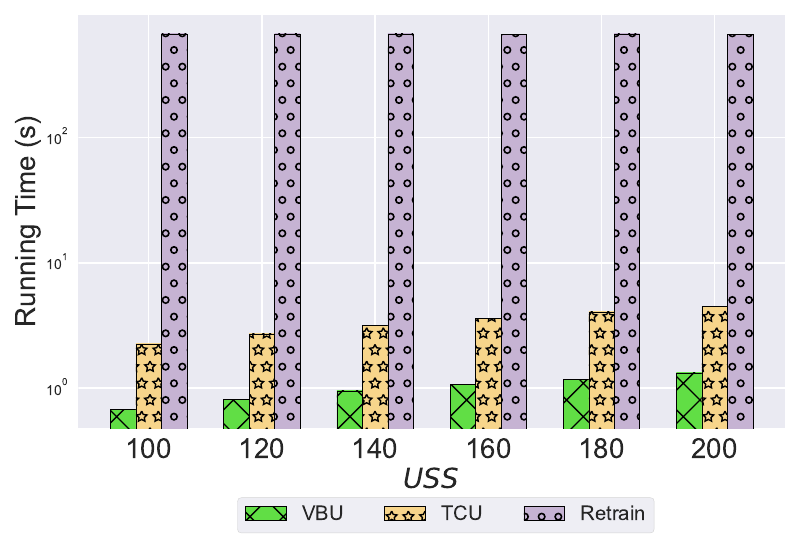

Here is the Python script that generated this plot:
import matplotlib.pyplot as plt
import numpy as np
import matplotlib.ticker as ticker


# user num = 50
labels = ['100', '120', '140', '160', '180', '200']
#unl_fr = [10*10*0.22 *5, 10*10*0.22*5, 10*10*0.22 *5, 10*10*0.22*5 , 10*10*0.22*5  , 10*10*0.22*5  ]



unl_vbu = [0.672, 0.808 , 0.949 , 1.077 , 1.180, 1.320]

unl_mbu = [2.257, 2.708, 3.155, 3.611, 4.066, 4.501]
unl_retrain = [674, 673, 675, 672, 673, 672]



for i in range(len(labels)):

    unl_retrain[i] = unl_retrain[i]
    unl_mbu[i] = unl_mbu[i]
    unl_vbu[i] = unl_vbu[i]


x = np.arange(len(labels))  # the label locations
width = 0.9 # the width of the bars
# no_noise = np.around(no_noise,0)
# samping = np.around(samping,0)
# ldp = np.around(ldp,0)

plt.style.use('seaborn')
plt.figure()
#plt.subplots(figsize=(8, 5.3))
#plt.bar(x - width /6 - width / 6 , unl_muv_MNIST, width=width/6, label='MUA-MD MNIST', color='#C6B3D3', edgecolor='black', hatch='/')

#plt.bar(x - width / 6 , unl_muv_CIFAR, width=width/6,  label='MUA-MD CIFAR10', color='#F7D58B', edgecolor='black' , hatch='x')
#E58579, 80BA8A


# F7D58B, 9CD1C8, C6B3D3, E58579
plt.bar(x - width / 4  , unl_vbu,   width=width/4, label='VBU', color='#61DE45', edgecolor='black',  hatch='x')

# F7D58B , 6BB7CA
plt.bar(x , unl_mbu, width=width/4, label='TCU', color='#F7D58B', edgecolor='black', hatch='*')

plt.bar(x + width / 4 , unl_retrain, width=width/4, label='Retrain', color='#C6B3D3', edgecolor='black', hatch='o')


#plt.bar(x + width / 6 + width / 6 + width/6  , unl_mib_CelebA,   width=width/6, label='MIB CelebA', color='#E58579', edgecolor='black', hatch='\\')
# plt.bar(x - width / 8 - width / 16, unl_vib, width=0.168, label='PriMU$_{w}$', color='cornflowerblue', hatch='*')
# plt.bar(x + width / 8, unl_self_r, width=0.168, label='PriMU$_{w/o}$', color='g', hatch='x')
# plt.bar(x + width / 2 - width / 8 + width / 16, unl_hess_r, width=0.168, label='HBFU', color='orange', hatch='\\')


# plt.bar(x - width / 2.5 ,  unl_br, width=width/3, label='VBU', color='orange', hatch='\\')
# plt.bar(x,unl_self_r, width=width/3, label='RFU-SS', color='g', hatch='x')
# plt.bar(x + width / 2.5,  unl_hess_r, width=width/3, label='HBU', color='tomato', hatch='-')


# Add some text for labels, title and custom x-axis tick labels, etc.
plt.ylabel('Running Time (s)', fontsize=20)
# ax.set_title('Performance of Different Users n')
plt.xticks(x, labels, fontsize=20)
# ax.set_xticklabels(labels,fontsize=15)

my_y_ticks = np.arange(0, 2000, 400)
# Make y-axis a log scale:
plt.yscale('log')
# plt.gca().yaxis.set_major_formatter(ticker.ScalarFormatter())
# plt.gca().yaxis.get_major_formatter().set_scientific(True)
# plt.gca().yaxis.get_major_formatter().set_useOffset(False)

# plt.yticks(my_y_ticks, fontsize=20)
# ax.set_yticklabels(my_y_ticks,fontsize=15)
# plt.grid(axis='y')
# plt.legend(loc='upper left', fontsize=20)

plt.legend( frameon=True, facecolor='#EAEAF2', loc='center', bbox_to_anchor=(0.52001, -0.21), ncol=3, fontsize=14.6,)

# mode="expand",  columnspacing=1.0,  borderaxespad=0., framealpha=0.5,handletextpad=0.5
#title = 'Methods and Datasets',

plt.xlabel('$\it{USS}$' ,fontsize=20)
# ax.bar_label(rects1, padding=1)
# ax.bar_label(rects2, padding=3)
# ax.bar_label(rects3, padding=3)

plt.tight_layout()

plt.rcParams['figure.figsize'] = (2.0, 1)
plt.rcParams['image.interpolation'] = 'nearest'
plt.rcParams['figure.subplot.left'] = 0.11
plt.rcParams['figure.subplot.bottom'] = 0.08
plt.rcParams['figure.subplot.right'] = 0.977
plt.rcParams['figure.subplot.top'] = 0.969
plt.savefig('CelebA_running_time_cs_as_bar.pdf', format='pdf', dpi=200)
plt.show()
